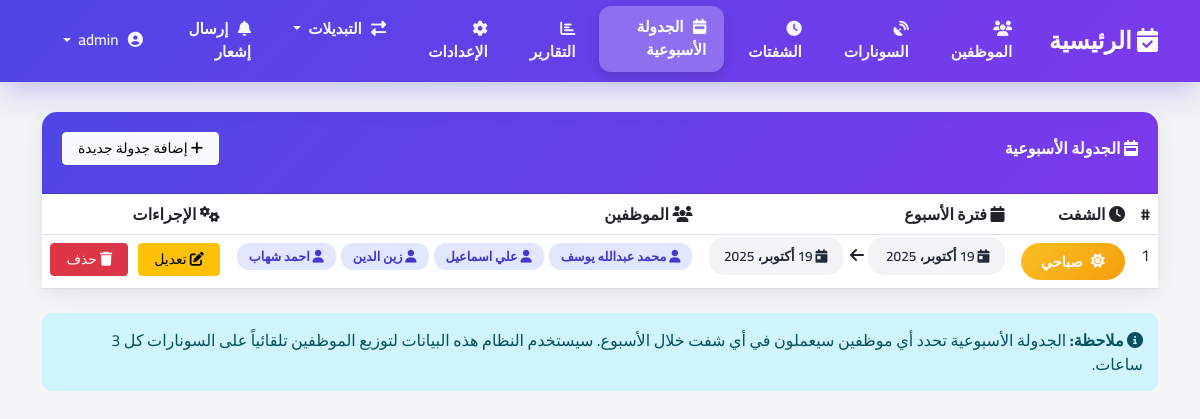
Before: /weekly-schedules/ (signed in) with the older database file.
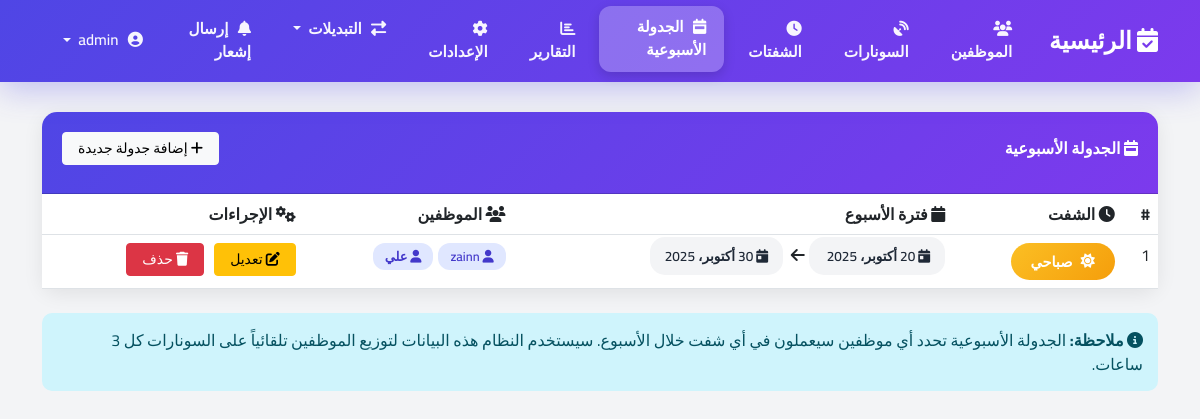
After: the same page with the newer database file.
### shifts/models.py (models this page shows, shortened)
class WeeklyShiftAssignment(models.Model):
    shift = models.ForeignKey(Shift, on_delete=models.CASCADE)
    employees = ManyToManyField(Employee)  # ✅ جمع
    week_start_date = models.DateField(default=date.today)  # ✅ تاريخ افتراضي
    week_end_date = models.DateField(default=date.today)  # ✅ تاريخ افتراضي

class Employee(models.Model):
    user = models.OneToOneField(User, on_delete=models.CASCADE, related_name='employee_profile', null=True, blank=True)
    name = models.CharField(max_length=100, verbose_name='اسم الموظف')
    telegram_id = models.CharField(max_length=50, null=True, blank=True, verbose_name='معرف تليجرام')
    is_on_leave = models.BooleanField(default=False, verbose_name='في إجازة')
    created_at = models.DateTimeField(auto_now_add=True, null=True, blank=True, verbose_name='تاريخ الإنشاء')
    created_by = models.ForeignKey(User, on_delete=models.SET_NULL, null=True, blank=True,
                                   related_name='created_employees', verbose_name='أنشئ بواسطة')
    total_work_hours = models.FloatField(default=0.0, verbose_name='إجمالي ساعات العمل')
    last_work_datetime = models.DateTimeField(null=True, blank=True, verbose_name='آخر وقت عمل')
    consecutive_rest_count = models.IntegerField(default=0, verbose_name='عدد مرات الراحة المتتالية')
    class Meta:
        verbose_name = 'موظف'
        verbose_name_plural = 'الموظفين'

### shifts/views.py (the view)
# urls.py: path('weekly-schedules/', views.weekly_schedule_list, name='weekly_schedule_list'),
@login_required
def weekly_schedule_list(request):
    schedules = WeeklyShiftAssignment.objects.all().select_related('shift').prefetch_related('employees').order_by('-week_start_date')
    return render(request, 'weekly_schedules/list.html', {'schedules': schedules})

### templates/weekly_schedules/list.html (shortened to what the changed rows need)
{% extends 'base.html' %}
{% block content %}
<div class="content-wrapper">
    <div class="container">
        <div class="card">
            <div class="card-body p-0">
                {% if schedules %}
                <div class="table-responsive">
                    <table class="table table-hover mb-0">
                        <thead>
                            <tr>
                                <th>#</th>
                                <th><i class="fas fa-clock"></i> الشفت</th>
                                <th><i class="fas fa-calendar"></i> فترة الأسبوع</th>
                                <th><i class="fas fa-users"></i> الموظفين</th>
                                <th><i class="fas fa-cogs"></i> الإجراءات</th>
                            </tr>
                        </thead>
                        <tbody>
                            {% for schedule in schedules %}
                            <tr>
                                <td>{{ forloop.counter }}</td>
                                <td>
                                    {% if schedule.shift.name == 'morning' %}
                                        <span class="shift-badge shift-morning">
                                            <i class="fas fa-sun"></i> صباحي
                                        </span>
                                    {% elif schedule.shift.name == 'evening' %}
                                        <span class="shift-badge shift-evening">
                                            <i class="fas fa-cloud-sun"></i> مسائي
                                        </span>
                                    {% elif schedule.shift.name == 'night' %}
                                        <span class="shift-badge shift-night">
                                            <i class="fas fa-moon"></i> ليلي
                                        </span>
                                    {% else %}
                                        <span class="shift-badge">{{ schedule.shift }}</span>
                                    {% endif %}
                                </td>
                                <td>
                                    <span class="date-badge">
                                        <i class="fas fa-calendar-day"></i> {{ schedule.week_start_date }}
                                    </span>
                                    <i class="fas fa-arrow-left mx-1"></i>
                                    <span class="date-badge">
                                        <i class="fas fa-calendar-day"></i> {{ schedule.week_end_date }}
                                    </span>
                                </td>
                                <td>
                                    <div class="employee-list">
                                        {% for employee in schedule.employees.all %}
                                            <span class="employee-badge">
                                                <i class="fas fa-user"></i> {{ employee.name }}
                                            </span>
                                        {% empty %}
                                            <span class="text-muted">لا يوجد موظفين</span>
                                        {% endfor %}
                                    </div>
                                </td>
                                <td>
                                    <div class="action-buttons">
                                        <a href="{% url 'weekly_schedule_update' schedule.pk %}" class="btn btn-warning btn-sm">
                                            <i class="fas fa-edit"></i> تعديل
                                        </a>
                                        <a href="{% url 'weekly_schedule_delete' schedule.pk %}" class="btn btn-danger btn-sm">
                                            <i class="fas fa-trash"></i> حذف
                                        </a>
                                    </div>
                                </td>
                            </tr>
                            {% endfor %}
                        </tbody>
                    </table>
                </div>
                {% endif %}
            </div>
        </div>
    </div>
</div>
{% endblock %}

Changed rows visible on the page:
removed WeeklyShiftAssignment: shows "صباحي", week_start_date "19 أكتوبر، 2025", week_end_date "19 أكتوبر، 2025"
removed Employee: name "محمد عبدالله يوسف", shown under "19 أكتوبر، 2025"
removed Employee: name "علي اسماعيل", shown under "19 أكتوبر، 2025"
removed Employee: name "زين الدين", shown under "19 أكتوبر، 2025"
removed Employee: name "احمد شهاب", shown under "19 أكتوبر، 2025"
added WeeklyShiftAssignment: shows "صباحي", week_end_date "30 أكتوبر، 2025"
added Employee: name "zainn", shown under "30 أكتوبر، 2025"
added Employee: name "علي", shown under "30 أكتوبر، 2025"
